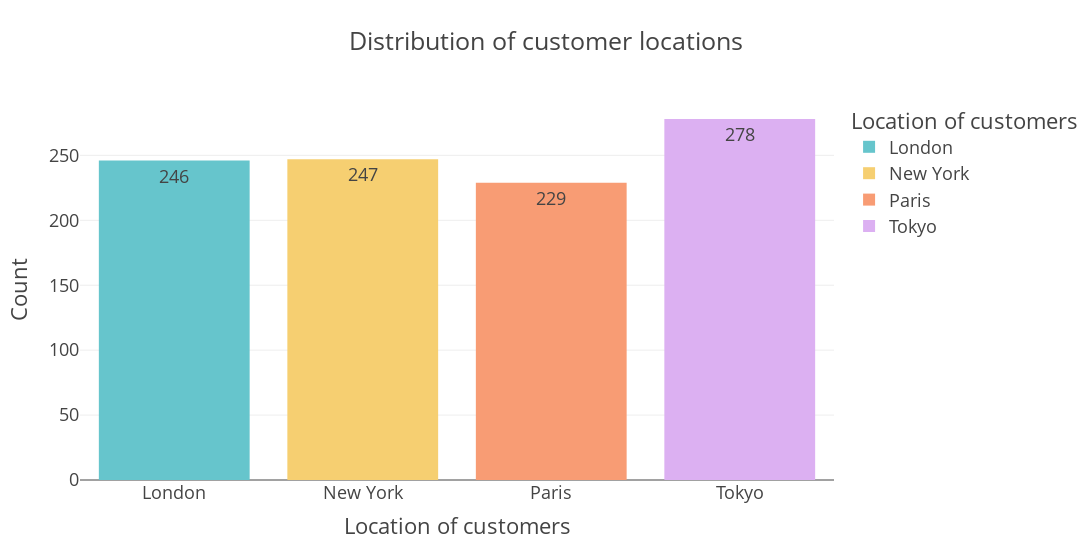

Notebook code for this chart:
### Code cell
dff=df["Location"].value_counts().reset_index(name="count").rename({"index":"Location"},axis=1).sort_values("Location")

fig=px.bar(data_frame=dff,
          x="Location",
          y="count",
          color="Location",
          color_discrete_sequence=px.colors.qualitative.Pastel,
          title="Distribution of customer locations",
          width=1400,
          text="count",
          template="presentation",
          labels={"count":"Count","Location":"Location of customers"})
fig.update_layout(showlegend=True)
display(dff)
fig.show()

### Figure 1 — Plotly figure (JSON) as saved in the notebook; plotly's stock layout.template omitted (floating-point values rounded to 4 significant figures)
{"data": [{"alignmentgroup": "True", "hovertemplate": "Location of customers=%{x}<br>Count=%{text}<extra></extra>", "legendgroup": "London", "marker": {"color": "rgb(102, 197, 204)", "pattern": {"shape": ""}}, "name": "London", "offsetgroup": "London", "orientation": "v", "showlegend": true, "text": [246], "textposition": "auto", "type": "bar", "x": ["London"], "xaxis": "x", "y": [246], "yaxis": "y"}, {"alignmentgroup": "True", "hovertemplate": "Location of customers=%{x}<br>Count=%{text}<extra></extra>", "legendgroup": "New York", "marker": {"color": "rgb(246, 207, 113)", "pattern": {"shape": ""}}, "name": "New York", "offsetgroup": "New York", "orientation": "v", "showlegend": true, "text": [247], "textposition": "auto", "type": "bar", "x": ["New York"], "xaxis": "x", "y": [247], "yaxis": "y"}, {"alignmentgroup": "True", "hovertemplate": "Location of customers=%{x}<br>Count=%{text}<extra></extra>", "legendgroup": "Paris", "marker": {"color": "rgb(248, 156, 116)", "pattern": {"shape": ""}}, "name": "Paris", "offsetgroup": "Paris", "orientation": "v", "showlegend": true, "text": [229], "textposition": "auto", "type": "bar", "x": ["Paris"], "xaxis": "x", "y": [229], "yaxis": "y"}, {"alignmentgroup": "True", "hovertemplate": "Location of customers=%{x}<br>Count=%{text}<extra></extra>", "legendgroup": "Tokyo", "marker": {"color": "rgb(220, 176, 242)", "pattern": {"shape": ""}}, "name": "Tokyo", "offsetgroup": "Tokyo", "orientation": "v", "showlegend": true, "text": [278], "textposition": "auto", "type": "bar", "x": ["Tokyo"], "xaxis": "x", "y": [278], "yaxis": "y"}], "layout": {"barmode": "relative", "legend": {"title": {"text": "Location of customers"}, "tracegroupgap": 0}, "showlegend": true, "title": {"text": "Distribution of customer locations"}, "width": 1400, "xaxis": {"anchor": "y", "categoryarray": ["London", "New York", "Paris", "Tokyo"], "categoryorder": "array", "domain": [0, 1], "title": {"text": "Location of customers"}}, "yaxis": {"anchor": "x", "domain": [0, 1], "title": {"text": "Count"}}}}
